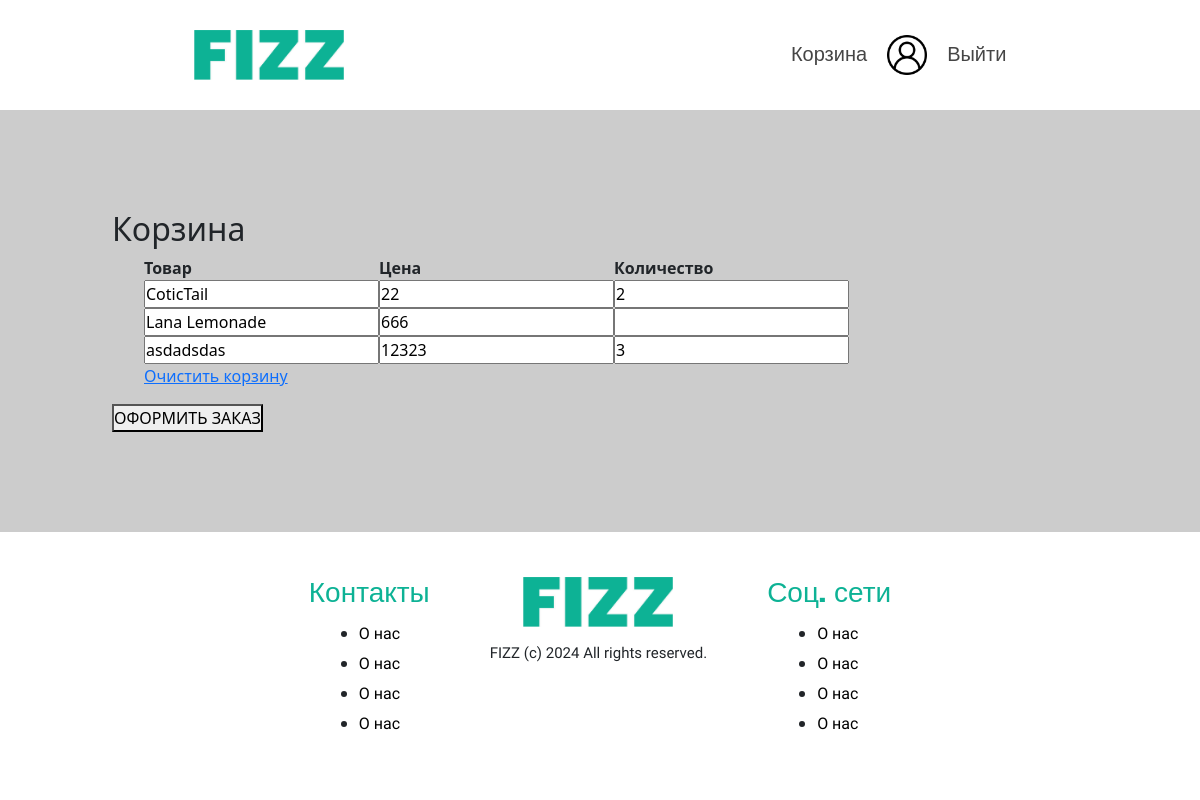
/cart.php (signed in), run on the app's committed database.
### tables this page shows
CREATE TABLE `Basket` (
  `Id_basket` int NOT NULL,
  `User_id` int DEFAULT NULL,
  `Content` json DEFAULT NULL
);

CREATE TABLE `Product` (
  `Id_product` int NOT NULL,
  `Name` varchar(50) NOT NULL,
  `Description` text NOT NULL,
  `Category_id` int NOT NULL,
  `Price` int NOT NULL,
  `Image` varchar(50) NOT NULL
);

### cart.php (the view, shortened to what this page needs)
<?php
include "connect/header.php";
include "connect/connect.php";
?>
<!DOCTYPE html>
<html lang="en">
<head>
    <link rel="stylesheet" href="style.css">
    <link href="https://cdn.jsdelivr.net/npm/bootstrap@5.3.2/dist/css/bootstrap.min.css" rel="stylesheet"
>
</head>
<body>
<main class="cart-main">
        <div class="container">
            <h2 class="text-personal-account">Корзина</h2>
            <ul>
                <table>
                    <tr>
                        <th>Товар</th>
                        <th>Цена</th>
                        <th>Количество</th>
                    </tr>
                    <?php
                    $res = mysqli_fetch_all(mysqli_query($con, 'select * from basket INNER JOIN Product where User_id = ' . $_SESSION['user_id']));
                    $count = mysqli_fetch_assoc(mysqli_query($con, 'select content from basket INNER JOIN Product where User_id = ' . $_SESSION['user_id']));
                    $data = json_decode($count['content'], true); ?>
                          <form action="add_order.php" method="post">
                    <?php foreach ($res as $value) {
                        $productId = $value["3"];
                        $quantity = $data[$productId];
                    ?>
                    <tr>
                        <td>
                            <input readonly name="prod" value = "<?= $value["4"] ?>">
                        </td>
                        <td>
                            <input readonly name="price" value ="<?= $value["7"] ?>" >
                        </td>
                        <td>
                            <input readonly name="quantity" value = "<?= $quantity ?>">
                        </td>
                    </tr>
                    <?php } ?>
                </table>
                <a href="delete-prod-basket.php?id=<?=$value["3"]?>">Очистить корзину</a>
            </ul>
            <button type="submit">ОФОРМИТЬ ЗАКАЗ</button>
        </div>
    </main>
<?php
require_once "connect/footer.php";
?>
</body>
</html>

### style.css (style rules this page uses)
* { margin: 0; padding: 0; }
body { display: flex; flex-direction: column; background-color: #0E1514; }
main { display: flex; flex-direction: column; align-items: center; padding: 100px; }
.cart-main { background-color: #cccccc; }

### data on the page
basket: prod "CoticTail", price "22", quantity "2", prod "Lana Lemonade", price "666", prod "asdadsdas", price "12323", quantity "3"
